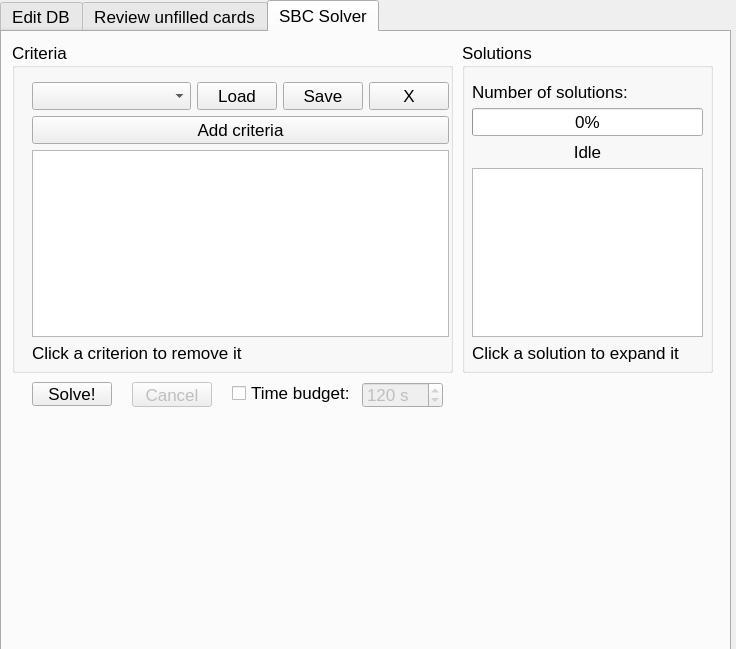
<?xml version="1.0" encoding="UTF-8"?>
<ui version="4.0">
 <class>Helper</class>
 <widget class="QMainWindow" name="Helper">
  <property name="enabled">
   <bool>true</bool>
  </property>
  <property name="geometry">
   <rect>
    <x>0</x>
    <y>0</y>
    <width>736</width>
    <height>649</height>
   </rect>
  </property>
  <property name="sizePolicy">
   <sizepolicy hsizetype="Fixed" vsizetype="Fixed">
    <horstretch>0</horstretch>
    <verstretch>0</verstretch>
   </sizepolicy>
  </property>
  <property name="minimumSize">
   <size>
    <width>500</width>
    <height>500</height>
   </size>
  </property>
  <property name="maximumSize">
   <size>
    <width>16777215</width>
    <height>16777215</height>
   </size>
  </property>
  <property name="font">
   <font>
    <pointsize>13</pointsize>
   </font>
  </property>
  <property name="windowTitle">
   <string>Helper</string>
  </property>
  <widget class="QWidget" name="centralwidget">
   <widget class="QTabWidget" name="tabWidget">
    <property name="geometry">
     <rect>
      <x>0</x>
      <y>0</y>
      <width>731</width>
      <height>651</height>
     </rect>
    </property>
    <property name="currentIndex">
     <number>2</number>
    </property>
    <widget class="QWidget" name="edit_db_tab">
     <attribute name="title">
      <string>Edit DB</string>
     </attribute>
     <widget class="QWidget" name="layoutWidget">
      <property name="geometry">
       <rect>
        <x>10</x>
        <y>440</y>
        <width>591</width>
        <height>131</height>
       </rect>
      </property>
      <layout class="QHBoxLayout" name="stats_layout">
       <item>
        <widget class="QLabel" name="stats_label">
         <property name="font">
          <font>
           <pointsize>13</pointsize>
           <bold>true</bold>
          </font>
         </property>
         <property name="text">
          <string>Stats:</string>
         </property>
        </widget>
       </item>
       <item>
        <layout class="QGridLayout" name="stats_sliders_layout">
         <item row="0" column="0">
          <layout class="QHBoxLayout" name="stat1_layout">
           <item>
            <widget class="QLabel" name="stat1_label">
             <property name="text">
              <string>PAC</string>
             </property>
            </widget>
           </item>
           <item>
            <widget class="QSlider" name="stat1_slider">
             <property name="maximum">
              <number>100</number>
             </property>
             <property name="pageStep">
              <number>1</number>
             </property>
             <property name="orientation">
              <enum>Qt::Orientation::Horizontal</enum>
             </property>
             <property name="tickPosition">
              <enum>QSlider::TickPosition::TicksBelow</enum>
             </property>
             <property name="tickInterval">
              <number>10</number>
             </property>
            </widget>
           </item>
           <item>
            <widget class="QLabel" name="stat1_value_label">
             <property name="text">
              <string>0</string>
             </property>
            </widget>
           </item>
          </layout>
         </item>
         <item row="0" column="1">
          <layout class="QHBoxLayout" name="stat2_layout">
           <item>
            <widget class="QLabel" name="stat2_label">
             <property name="text">
              <string>DRI</string>
             </property>
            </widget>
           </item>
           <item>
            <widget class="QSlider" name="stat2_slider">
             <property name="maximum">
              <number>100</number>
             </property>
             <property name="pageStep">
              <number>1</number>
             </property>
             <property name="orientation">
              <enum>Qt::Orientation::Horizontal</enum>
             </property>
             <property name="tickPosition">
              <enum>QSlider::TickPosition::TicksBelow</enum>
             </property>
             <property name="tickInterval">
              <number>10</number>
             </property>
            </widget>
           </item>
           <item>
            <widget class="QLabel" name="stat2_value_label">
             <property name="text">
              <string>0</string>
             </property>
            </widget>
           </item>
          </layout>
         </item>
         <item row="1" column="0">
          <layout class="QHBoxLayout" name="stat3_layout">
           <item>
            <widget class="QLabel" name="stat3_label">
             <property name="text">
              <string>SHO</string>
             </property>
            </widget>
           </item>
           <item>
            <widget class="QSlider" name="stat3_slider">
             <property name="maximum">
              <number>100</number>
             </property>
             <property name="pageStep">
              <number>1</number>
             </property>
             <property name="orientation">
              <enum>Qt::Orientation::Horizontal</enum>
             </property>
             <property name="tickPosition">
              <enum>QSlider::TickPosition::TicksBelow</enum>
             </property>
             <property name="tickInterval">
              <number>10</number>
             </property>
            </widget>
           </item>
           <item>
            <widget class="QLabel" name="stat3_value_label">
             <property name="text">
              <string>0</string>
             </property>
            </widget>
           </item>
          </layout>
         </item>
         <item row="1" column="1">
          <layout class="QHBoxLayout" name="stat4_layout">
           <item>
            <widget class="QLabel" name="stat4_label">
             <property name="text">
              <string>DEF</string>
             </property>
            </widget>
           </item>
           <item>
            <widget class="QSlider" name="stat4_slider">
             <property name="maximum">
              <number>100</number>
             </property>
             <property name="pageStep">
              <number>1</number>
             </property>
             <property name="orientation">
              <enum>Qt::Orientation::Horizontal</enum>
             </property>
             <property name="tickPosition">
              <enum>QSlider::TickPosition::TicksBelow</enum>
             </property>
             <property name="tickInterval">
              <number>10</number>
             </property>
            </widget>
           </item>
           <item>
            <widget class="QLabel" name="stat4_value_label">
             <property name="text">
              <string>0</string>
             </property>
            </widget>
           </item>
          </layout>
         </item>
         <item row="2" column="0">
          <layout class="QHBoxLayout" name="stat5_layout">
           <item>
            <widget class="QLabel" name="stat5_label">
             <property name="text">
              <string>PAS</string>
             </property>
            </widget>
           </item>
           <item>
            <widget class="QSlider" name="stat5_slider">
             <property name="maximum">
              <number>100</number>
             </property>
             <property name="pageStep">
              <number>1</number>
             </property>
             <property name="orientation">
              <enum>Qt::Orientation::Horizontal</enum>
             </property>
             <property name="tickPosition">
              <enum>QSlider::TickPosition::TicksBelow</enum>
             </property>
             <property name="tickInterval">
              <number>10</number>
             </property>
            </widget>
           </item>
           <item>
            <widget class="QLabel" name="stat5_value_label">
             <property name="text">
              <string>0</string>
             </property>
            </widget>
           </item>
          </layout>
         </item>
         <item row="2" column="1">
          <layout class="QHBoxLayout" name="stat6_layout">
           <item>
            <widget class="QLabel" name="stat6_label">
             <property name="text">
              <string>PHY</string>
             </property>
            </widget>
           </item>
           <item>
            <widget class="QSlider" name="stat6_slider">
             <property name="maximum">
              <number>100</number>
             </property>
             <property name="pageStep">
              <number>1</number>
             </property>
             <property name="orientation">
              <enum>Qt::Orientation::Horizontal</enum>
             </property>
             <property name="tickPosition">
              <enum>QSlider::TickPosition::TicksBelow</enum>
             </property>
             <property name="tickInterval">
              <number>10</number>
             </property>
            </widget>
           </item>
           <item>
            <widget class="QLabel" name="stat6_value_label">
             <property name="text">
              <string>0</string>
             </property>
            </widget>
           </item>
          </layout>
         </item>
        </layout>
       </item>
      </layout>
     </widget>
     <widget class="QWidget" name="layoutWidget">
      <property name="geometry">
       <rect>
        <x>10</x>
        <y>400</y>
        <width>591</width>
        <height>34</height>
       </rect>
      </property>
      <layout class="QHBoxLayout" name="club_layout">
       <item>
        <widget class="QLabel" name="club_label">
         <property name="font">
          <font>
           <pointsize>13</pointsize>
           <bold>true</bold>
          </font>
         </property>
         <property name="text">
          <string>Club:     </string>
         </property>
        </widget>
       </item>
       <item>
        <widget class="QLineEdit" name="club_entry"/>
       </item>
      </layout>
     </widget>
     <widget class="QWidget" name="layoutWidget">
      <property name="geometry">
       <rect>
        <x>10</x>
        <y>320</y>
        <width>591</width>
        <height>32</height>
       </rect>
      </property>
      <layout class="QHBoxLayout" name="country_layout">
       <item>
        <widget class="QLabel" name="country_label">
         <property name="font">
          <font>
           <pointsize>13</pointsize>
           <bold>true</bold>
          </font>
         </property>
         <property name="text">
          <string>Country:</string>
         </property>
        </widget>
       </item>
       <item>
        <widget class="QLineEdit" name="country_entry"/>
       </item>
      </layout>
     </widget>
     <widget class="QWidget" name="layoutWidget">
      <property name="geometry">
       <rect>
        <x>10</x>
        <y>80</y>
        <width>591</width>
        <height>231</height>
       </rect>
      </property>
      <layout class="QHBoxLayout" name="position_layout">
       <item>
        <widget class="QLabel" name="position_label">
         <property name="sizePolicy">
          <sizepolicy hsizetype="Fixed" vsizetype="Preferred">
           <horstretch>0</horstretch>
           <verstretch>0</verstretch>
          </sizepolicy>
         </property>
         <property name="font">
          <font>
           <pointsize>13</pointsize>
           <bold>true</bold>
          </font>
         </property>
         <property name="text">
          <string>Positions:</string>
         </property>
        </widget>
       </item>
       <item>
        <layout class="QVBoxLayout" name="positions_layout">
         <item>
          <layout class="QHBoxLayout" name="attackers_layout">
           <item>
            <widget class="QRadioButton" name="lw_radiobutton">
             <property name="text">
              <string>LW</string>
             </property>
            </widget>
           </item>
           <item>
            <widget class="QRadioButton" name="st_radiobutton">
             <property name="text">
              <string>ST</string>
             </property>
            </widget>
           </item>
           <item>
            <widget class="QRadioButton" name="rw_radiobutton">
             <property name="text">
              <string>RW</string>
             </property>
            </widget>
           </item>
          </layout>
         </item>
         <item alignment="Qt::AlignmentFlag::AlignHCenter">
          <widget class="QRadioButton" name="cam_radiobutton">
           <property name="text">
            <string>CAM</string>
           </property>
          </widget>
         </item>
         <item>
          <layout class="QHBoxLayout" name="midfielders_layout">
           <item>
            <widget class="QRadioButton" name="lm_radiobutton">
             <property name="text">
              <string>LM</string>
             </property>
            </widget>
           </item>
           <item>
            <widget class="QRadioButton" name="cm_radiobutton">
             <property name="text">
              <string>CM</string>
             </property>
            </widget>
           </item>
           <item>
            <widget class="QRadioButton" name="rm_radiobutton">
             <property name="text">
              <string>RM</string>
             </property>
            </widget>
           </item>
          </layout>
         </item>
         <item>
          <layout class="QHBoxLayout" name="defensive_midfielders_layout">
           <item alignment="Qt::AlignmentFlag::AlignHCenter">
            <widget class="QRadioButton" name="cdm_radiobutton">
             <property name="text">
              <string>CDM</string>
             </property>
            </widget>
           </item>
          </layout>
         </item>
         <item>
          <layout class="QHBoxLayout" name="defenders_layout">
           <item>
            <widget class="QRadioButton" name="lb_radiobutton">
             <property name="text">
              <string>LB</string>
             </property>
            </widget>
           </item>
           <item>
            <widget class="QRadioButton" name="cb_radiobutton">
             <property name="text">
              <string>CB</string>
             </property>
            </widget>
           </item>
           <item>
            <widget class="QRadioButton" name="rb_radiobutton">
             <property name="text">
              <string>RB</string>
             </property>
            </widget>
           </item>
          </layout>
         </item>
         <item alignment="Qt::AlignmentFlag::AlignHCenter">
          <widget class="QRadioButton" name="gk_radiobutton">
           <property name="text">
            <string>GK</string>
           </property>
          </widget>
         </item>
        </layout>
       </item>
       <item>
        <layout class="QVBoxLayout" name="sec_positions_layout">
         <item>
          <layout class="QHBoxLayout" name="sec_attackers_layout">
           <item>
            <widget class="QCheckBox" name="lw_checkbox">
             <property name="text">
              <string>LW</string>
             </property>
            </widget>
           </item>
           <item>
            <widget class="QCheckBox" name="st_checkbox">
             <property name="text">
              <string>ST</string>
             </property>
            </widget>
           </item>
           <item>
            <widget class="QCheckBox" name="rw_checkbox">
             <property name="text">
              <string>RW</string>
             </property>
            </widget>
           </item>
          </layout>
         </item>
         <item alignment="Qt::AlignmentFlag::AlignHCenter">
          <widget class="QCheckBox" name="cam_checkbox">
           <property name="sizePolicy">
            <sizepolicy hsizetype="Maximum" vsizetype="Fixed">
             <horstretch>0</horstretch>
             <verstretch>0</verstretch>
            </sizepolicy>
           </property>
           <property name="text">
            <string>CAM</string>
           </property>
          </widget>
         </item>
         <item>
          <layout class="QHBoxLayout" name="sec_midfielders_layout">
           <item>
            <widget class="QCheckBox" name="lm_checkbox">
             <property name="text">
              <string>LM</string>
             </property>
            </widget>
           </item>
           <item>
            <widget class="QCheckBox" name="cm_checkbox">
             <property name="text">
              <string>CM</string>
             </property>
            </widget>
           </item>
           <item>
            <widget class="QCheckBox" name="rm_checkbox">
             <property name="text">
              <string>RM</string>
             </property>
            </widget>
           </item>
          </layout>
         </item>
         <item>
          <layout class="QHBoxLayout" name="sec_defensive_midfielders_layout">
           <item alignment="Qt::AlignmentFlag::AlignHCenter">
            <widget class="QCheckBox" name="cdm_checkbox">
             <property name="text">
              <string>CDM</string>
             </property>
            </widget>
           </item>
          </layout>
         </item>
         <item>
          <layout class="QHBoxLayout" name="sec_defenders_layout">
           <item>
            <widget class="QCheckBox" name="lb_checkbox">
             <property name="text">
              <string>LB</string>
             </property>
            </widget>
           </item>
           <item>
            <widget class="QCheckBox" name="cb_checkbox">
             <property name="text">
              <string>CB</string>
             </property>
            </widget>
           </item>
           <item>
            <widget class="QCheckBox" name="rb_checkbox">
             <property name="text">
              <string>RB</string>
             </property>
            </widget>
           </item>
          </layout>
         </item>
         <item alignment="Qt::AlignmentFlag::AlignHCenter">
          <widget class="QCheckBox" name="gk_checkbox">
           <property name="text">
            <string>GK</string>
           </property>
          </widget>
         </item>
        </layout>
       </item>
      </layout>
     </widget>
     <widget class="QWidget" name="layoutWidget">
      <property name="geometry">
       <rect>
        <x>10</x>
        <y>50</y>
        <width>591</width>
        <height>24</height>
       </rect>
      </property>
      <layout class="QHBoxLayout" name="rating_layout">
       <item>
        <widget class="QLabel" name="rating_label">
         <property name="font">
          <font>
           <pointsize>13</pointsize>
           <bold>true</bold>
          </font>
         </property>
         <property name="text">
          <string>Rating:</string>
         </property>
        </widget>
       </item>
       <item>
        <widget class="QSlider" name="rating_slider">
         <property name="autoFillBackground">
          <bool>false</bool>
         </property>
         <property name="minimum">
          <number>47</number>
         </property>
         <property name="pageStep">
          <number>1</number>
         </property>
         <property name="value">
          <number>75</number>
         </property>
         <property name="orientation">
          <enum>Qt::Orientation::Horizontal</enum>
         </property>
         <property name="tickPosition">
          <enum>QSlider::TickPosition::TicksBelow</enum>
         </property>
         <property name="tickInterval">
          <number>5</number>
         </property>
        </widget>
       </item>
       <item>
        <widget class="QLabel" name="rating_value_label">
         <property name="text">
          <string>rating_value</string>
         </property>
        </widget>
       </item>
      </layout>
     </widget>
     <widget class="QWidget" name="layoutWidget">
      <property name="geometry">
       <rect>
        <x>10</x>
        <y>10</y>
        <width>591</width>
        <height>32</height>
       </rect>
      </property>
      <layout class="QHBoxLayout" name="name_layout">
       <item>
        <widget class="QLabel" name="name_label">
         <property name="font">
          <font>
           <pointsize>13</pointsize>
           <bold>true</bold>
          </font>
         </property>
         <property name="text">
          <string>Name: </string>
         </property>
        </widget>
       </item>
       <item>
        <widget class="QLineEdit" name="name_entry">
         <property name="sizePolicy">
          <sizepolicy hsizetype="Expanding" vsizetype="Fixed">
           <horstretch>0</horstretch>
           <verstretch>0</verstretch>
          </sizepolicy>
         </property>
        </widget>
       </item>
       <item>
        <widget class="QLabel" name="last_added_label">
         <property name="sizePolicy">
          <sizepolicy hsizetype="MinimumExpanding" vsizetype="Preferred">
           <horstretch>0</horstretch>
           <verstretch>0</verstretch>
          </sizepolicy>
         </property>
         <property name="minimumSize">
          <size>
           <width>220</width>
           <height>0</height>
          </size>
         </property>
         <property name="text">
          <string>(Last added: )</string>
         </property>
        </widget>
       </item>
      </layout>
     </widget>
     <widget class="QWidget" name="layoutWidget">
      <property name="geometry">
       <rect>
        <x>400</x>
        <y>580</y>
        <width>201</width>
        <height>32</height>
       </rect>
      </property>
      <layout class="QHBoxLayout" name="buttons_layout">
       <item>
        <widget class="QPushButton" name="edit_pushbutton">
         <property name="text">
          <string>Edit</string>
         </property>
        </widget>
       </item>
       <item>
        <widget class="QPushButton" name="submit_pushbutton">
         <property name="text">
          <string>Submit</string>
         </property>
        </widget>
       </item>
      </layout>
     </widget>
     <widget class="QWidget" name="layoutWidget">
      <property name="geometry">
       <rect>
        <x>10</x>
        <y>580</y>
        <width>371</width>
        <height>32</height>
       </rect>
      </property>
      <layout class="QHBoxLayout" name="type_layout">
       <item>
        <widget class="QLabel" name="type_label">
         <property name="font">
          <font>
           <pointsize>13</pointsize>
           <bold>true</bold>
          </font>
         </property>
         <property name="text">
          <string>Type:</string>
         </property>
        </widget>
       </item>
       <item>
        <widget class="QComboBox" name="type_combobox">
         <property name="sizePolicy">
          <sizepolicy hsizetype="Expanding" vsizetype="Fixed">
           <horstretch>0</horstretch>
           <verstretch>0</verstretch>
          </sizepolicy>
         </property>
         <property name="minimumSize">
          <size>
           <width>150</width>
           <height>0</height>
          </size>
         </property>
        </widget>
       </item>
      </layout>
     </widget>
     <widget class="QWidget" name="layoutWidget_2">
      <property name="geometry">
       <rect>
        <x>10</x>
        <y>360</y>
        <width>591</width>
        <height>34</height>
       </rect>
      </property>
      <layout class="QHBoxLayout" name="league_layout">
       <item>
        <widget class="QLabel" name="league_label">
         <property name="font">
          <font>
           <pointsize>13</pointsize>
           <bold>true</bold>
          </font>
         </property>
         <property name="text">
          <string>League:     </string>
         </property>
        </widget>
       </item>
       <item>
        <widget class="QLineEdit" name="league_entry">
         <property name="sizePolicy">
          <sizepolicy hsizetype="Expanding" vsizetype="Fixed">
           <horstretch>0</horstretch>
           <verstretch>0</verstretch>
          </sizepolicy>
         </property>
        </widget>
       </item>
      </layout>
     </widget>
    </widget>
    <widget class="QWidget" name="review_unfilled_tab">
     <attribute name="title">
      <string>Review unfilled cards</string>
     </attribute>
     <widget class="QWidget" name="layoutWidget">
      <property name="geometry">
       <rect>
        <x>20</x>
        <y>10</y>
        <width>481</width>
        <height>521</height>
       </rect>
      </property>
      <layout class="QVBoxLayout" name="verticalLayout">
       <item>
        <widget class="QLabel" name="unfilled_label">
         <property name="text">
          <string>Click a name to send it to the edit tab and fill the card's info.</string>
         </property>
        </widget>
       </item>
       <item>
        <widget class="QListWidget" name="unfilled_listwidget"/>
       </item>
      </layout>
     </widget>
    </widget>
    <widget class="QWidget" name="sbcsolver_tab">
     <attribute name="title">
      <string>SBC Solver</string>
     </attribute>
     <widget class="QGroupBox" name="criteria_groupbox">
      <property name="geometry">
       <rect>
        <x>10</x>
        <y>10</y>
        <width>441</width>
        <height>331</height>
       </rect>
      </property>
      <property name="title">
       <string>Criteria</string>
      </property>
      <property name="checkable">
       <bool>false</bool>
      </property>
      <widget class="QWidget" name="layoutWidget">
       <property name="geometry">
        <rect>
         <x>20</x>
         <y>40</y>
         <width>417</width>
         <height>281</height>
        </rect>
       </property>
       <layout class="QVBoxLayout" name="verticalLayout_2">
        <item>
         <layout class="QHBoxLayout" name="saved_sbc_layout">
          <item>
           <widget class="QComboBox" name="saved_sbc_combobox">
            <property name="sizePolicy">
             <sizepolicy hsizetype="Expanding" vsizetype="Fixed">
              <horstretch>0</horstretch>
              <verstretch>0</verstretch>
             </sizepolicy>
            </property>
           </widget>
          </item>
          <item>
           <widget class="QPushButton" name="load_sbc_button">
            <property name="text">
             <string>Load</string>
            </property>
           </widget>
          </item>
          <item>
           <widget class="QPushButton" name="save_sbc_button">
            <property name="text">
             <string>Save</string>
            </property>
           </widget>
          </item>
          <item>
           <widget class="QPushButton" name="delete_sbc_button">
            <property name="toolTip">
             <string>Delete selected SBC</string>
            </property>
            <property name="text">
             <string>X</string>
            </property>
           </widget>
          </item>
         </layout>
        </item>
        <item>
         <widget class="QPushButton" name="add_button">
          <property name="text">
           <string>Add criteria</string>
          </property>
         </widget>
        </item>
        <item>
         <widget class="QListWidget" name="criteria_listwidget"/>
        </item>
        <item>
         <widget class="QLabel" name="clicktoremove_label">
          <property name="text">
           <string>Click a criterion to remove it</string>
          </property>
         </widget>
        </item>
       </layout>
      </widget>
     </widget>
     <widget class="QPushButton" name="solve_button">
      <property name="geometry">
       <rect>
        <x>30</x>
        <y>350</y>
        <width>80</width>
        <height>24</height>
       </rect>
      </property>
      <property name="text">
       <string>Solve!</string>
      </property>
     </widget>
     <widget class="QGroupBox" name="solutions_groupbox">
      <property name="geometry">
       <rect>
        <x>460</x>
        <y>10</y>
        <width>251</width>
        <height>331</height>
       </rect>
      </property>
      <property name="title">
       <string>Solutions</string>
      </property>
      <widget class="QWidget" name="layoutWidget">
       <property name="geometry">
        <rect>
         <x>10</x>
         <y>40</y>
         <width>231</width>
         <height>281</height>
        </rect>
       </property>
       <layout class="QVBoxLayout" name="verticalLayout_3">
        <item>
         <layout class="QHBoxLayout" name="horizontalLayout_2">
          <item>
           <widget class="QLabel" name="numberofsolutions_label">
            <property name="text">
             <string>Number of solutions:</string>
            </property>
           </widget>
          </item>
          <item>
           <widget class="QLabel" name="solutionscount_label">
            <property name="font">
             <font>
              <pointsize>13</pointsize>
              <bold>true</bold>
             </font>
            </property>
            <property name="text">
             <string/>
            </property>
           </widget>
          </item>
         </layout>
        </item>
        <item>
         <widget class="QProgressBar" name="solve_progress_bar">
          <property name="value">
           <number>0</number>
          </property>
         </widget>
        </item>
        <item>
         <widget class="QLabel" name="solve_progress_label">
          <property name="text">
           <string>Idle</string>
          </property>
          <property name="alignment">
           <set>Qt::AlignmentFlag::AlignCenter</set>
          </property>
         </widget>
        </item>
        <item>
         <widget class="QListWidget" name="solutions_listwidget"/>
        </item>
        <item>
         <widget class="QLabel" name="clicktoexpand_label">
          <property name="text">
           <string>Click a solution to expand it</string>
          </property>
         </widget>
        </item>
       </layout>
      </widget>
     </widget>
     <widget class="QPushButton" name="cancel_button">
      <property name="enabled">
       <bool>false</bool>
      </property>
      <property name="geometry">
       <rect>
        <x>130</x>
        <y>350</y>
        <width>80</width>
        <height>25</height>
       </rect>
      </property>
      <property name="text">
       <string>Cancel</string>
      </property>
     </widget>
     <widget class="QCheckBox" name="long_search_checkbox">
      <property name="geometry">
       <rect>
        <x>230</x>
        <y>350</y>
        <width>121</width>
        <height>22</height>
       </rect>
      </property>
      <property name="text">
       <string>Time budget:</string>
      </property>
     </widget>
     <widget class="QSpinBox" name="time_budget_spinbox">
      <property name="enabled">
       <bool>false</bool>
      </property>
      <property name="geometry">
       <rect>
        <x>360</x>
        <y>350</y>
        <width>81</width>
        <height>26</height>
       </rect>
      </property>
      <property name="suffix">
       <string> s</string>
      </property>
      <property name="minimum">
       <number>1</number>
      </property>
      <property name="maximum">
       <number>3600</number>
      </property>
      <property name="value">
       <number>120</number>
      </property>
     </widget>
    </widget>
   </widget>
  </widget>
 </widget>
 <resources/>
 <connections/>
</ui>
